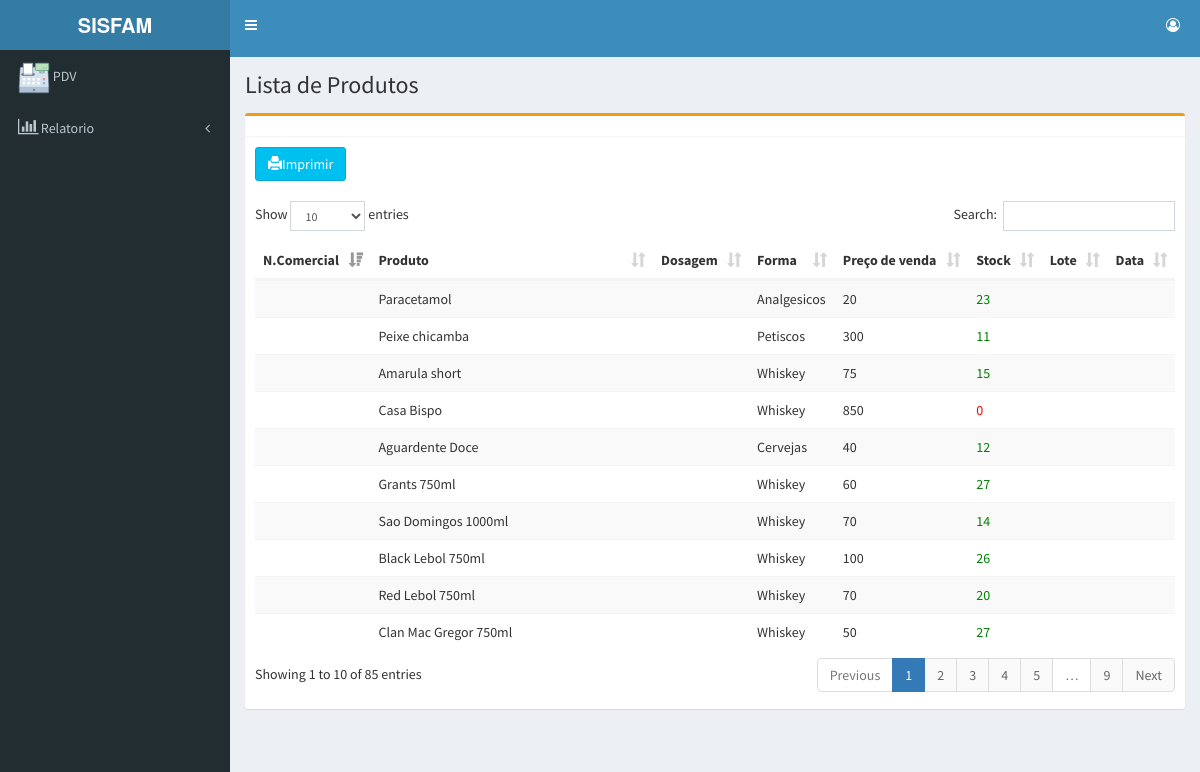
/balcao/productlist.php, run on the app's committed database.
### tables this page shows
CREATE TABLE `tbl_product` (
  `pid` int(5) UNSIGNED ZEROFILL NOT NULL COMMENT '00F',
  `pname` varchar(200) DEFAULT NULL,
  `pcategory` varchar(200) DEFAULT NULL,
  `purchaseprice` float NOT NULL,
  `saleprice` float NOT NULL,
  `pstock` int(11) DEFAULT NULL,
  `pdescription` varchar(250) NOT NULL,
  `fornecedor` varchar(30) NOT NULL,
  `iva` varchar(10) NOT NULL,
  `codebar` varchar(300) NOT NULL
);

### balcao/productlist.php (the view, shortened to what this page needs)
<?php
include_once'../dbconnect.php';
include_once 'cabecalho_user.php';
?>
<div class="content-wrapper">
  <section class="content-header">
    <h1>
      Lista de Produtos
    </h1>
  </section>
  <section class="content container-fluid">
   <div class="box box-warning">
    <div class="box-header with-border">
    </div>
    <div class="box-body">
    <a href="../recibos/lista_produto.php" class="btn btn-info" role="button"><span class="glyphicon glyphicon-print" style="color:#ffffff" data-toggle="tooltip" title="Imprimir Produto" align="right"></span>Imprimir</a>
    <br>
    <br>
      <div style="overflow-x:auto;" >
        <table id="producttable" class="table table-striped">
          <thead>
            <tr>
              <th>N.Comercial</th>
              <th>Produto</th>
              <th>Dosagem</th>
              <th>Forma</th>
              <th>Pre&ccedil;o de venda</th>
              <th>Stock</th>
              <th>Lote</th>
              <th>Data</th>
            </tr>
          </thead>
          <tbody>
            <?php
            $select=$pdo->prepare("select * from tbl_product  order by pid desc");
            $select->execute();
            while($row=$select->fetch(PDO::FETCH_OBJ)  ){
              echo'
              <tr>
              <td>'.$row->nome_comerc.'</td>
              <td>'.$row->pname.'</td>
              <td>'.$row->dosagem.'</td>
              <td>'.$row->pcategory.'</td>
              <td>'.$row->saleprice.'</td>
              ';
              if ($row->pstock<=0) {
                 echo '<td style="color:red;">'.$row->pstock.'</td>';
              }else{
                echo '<td style="color:green;">'.$row->pstock.'</td>';
              }
              echo'
              <td>'.$row->lote.'</td>
              <td>'.$row->datavalidade.'</td>
              </tr>
              ';
            }
            ?>
          </tbody>
        </table>
        </div>
      </div>
    </div>
  </section>
</div>
<?php
include_once'footer.php';
?>

### data on the page
tbl_product: pname "Paracetamol", pcategory "Analgesicos", saleprice "20", pstock "23"
tbl_product: pname "Peixe chicamba", pcategory "Petiscos", saleprice "300", pstock "11"
tbl_product: pname "Amarula short", pcategory "Whiskey", saleprice "75", pstock "15"
tbl_product: pname "Casa Bispo", pcategory "Whiskey", saleprice "850", pstock "0"
tbl_product: pname "Aguardente Doce", pcategory "Cervejas", saleprice "40", pstock "12"
tbl_product: pname "Grants 750ml", pcategory "Whiskey", saleprice "60", pstock "27"
tbl_product: pname "Sao Domingos 1000ml", pcategory "Whiskey", saleprice "70", pstock "14"
tbl_product: pname "Black Lebol 750ml", pcategory "Whiskey", saleprice "100", pstock "26"
tbl_product: pname "Red Lebol 750ml", pcategory "Whiskey", saleprice "70", pstock "20"
tbl_product: pname "Clan Mac Gregor 750ml", pcategory "Whiskey", saleprice "50", pstock "27"
